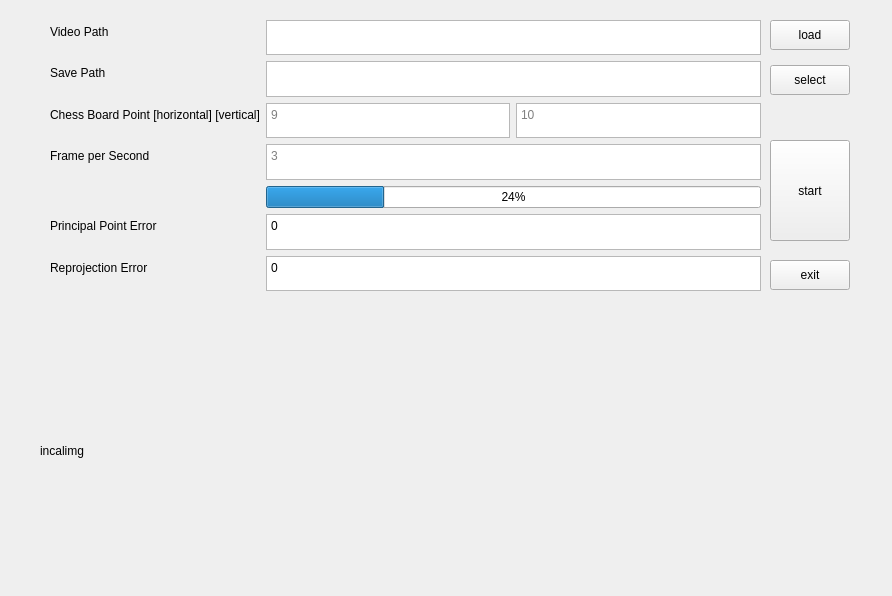
<?xml version="1.0" encoding="UTF-8"?>
<ui version="4.0">
 <class>intrinsic_param</class>
 <widget class="QDialog" name="intrinsic_param">
  <property name="geometry">
   <rect>
    <x>0</x>
    <y>0</y>
    <width>892</width>
    <height>596</height>
   </rect>
  </property>
  <property name="windowTitle">
   <string>Dialog</string>
  </property>
  <widget class="QPushButton" name="pushButton_VideoLoad">
   <property name="geometry">
    <rect>
     <x>770</x>
     <y>20</y>
     <width>80</width>
     <height>30</height>
    </rect>
   </property>
   <property name="focusPolicy">
    <enum>Qt::NoFocus</enum>
   </property>
   <property name="text">
    <string>load</string>
   </property>
  </widget>
  <widget class="QPushButton" name="pushButton_exit">
   <property name="geometry">
    <rect>
     <x>770</x>
     <y>260</y>
     <width>80</width>
     <height>30</height>
    </rect>
   </property>
   <property name="focusPolicy">
    <enum>Qt::NoFocus</enum>
   </property>
   <property name="text">
    <string>exit</string>
   </property>
  </widget>
  <widget class="QWidget" name="formLayoutWidget">
   <property name="geometry">
    <rect>
     <x>50</x>
     <y>20</y>
     <width>711</width>
     <height>271</height>
    </rect>
   </property>
   <layout class="QFormLayout" name="formLayout">
    <item row="0" column="0">
     <widget class="QLabel" name="label_VideoPath">
      <property name="text">
       <string>Video Path</string>
      </property>
     </widget>
    </item>
    <item row="0" column="1">
     <widget class="QTextBrowser" name="textBrowser_VideoPath">
      <property name="focusPolicy">
       <enum>Qt::NoFocus</enum>
      </property>
      <property name="autoFormatting">
       <set>QTextEdit::AutoNone</set>
      </property>
      <property name="tabChangesFocus">
       <bool>true</bool>
      </property>
      <property name="tabStopWidth">
       <number>80</number>
      </property>
     </widget>
    </item>
    <item row="1" column="0">
     <widget class="QLabel" name="label_SavePath">
      <property name="text">
       <string>Save Path</string>
      </property>
     </widget>
    </item>
    <item row="1" column="1">
     <widget class="QTextBrowser" name="textBrowser_SavePath">
      <property name="focusPolicy">
       <enum>Qt::NoFocus</enum>
      </property>
      <property name="tabChangesFocus">
       <bool>true</bool>
      </property>
     </widget>
    </item>
    <item row="2" column="0">
     <widget class="QLabel" name="label_ChessBoard">
      <property name="text">
       <string>Chess Board Point [horizontal] [vertical]</string>
      </property>
     </widget>
    </item>
    <item row="2" column="1">
     <layout class="QHBoxLayout" name="horizontalLayout_5">
      <item>
       <widget class="QTextEdit" name="textEdit_ChessHorizontal">
        <property name="tabChangesFocus">
         <bool>true</bool>
        </property>
        <property name="placeholderText">
         <string notr="true">9</string>
        </property>
       </widget>
      </item>
      <item>
       <widget class="QTextEdit" name="textEdit_ChessVertical">
        <property name="tabChangesFocus">
         <bool>true</bool>
        </property>
        <property name="placeholderText">
         <string notr="true">10</string>
        </property>
       </widget>
      </item>
     </layout>
    </item>
    <item row="3" column="0">
     <widget class="QLabel" name="label">
      <property name="text">
       <string>Frame per Second</string>
      </property>
     </widget>
    </item>
    <item row="3" column="1">
     <widget class="QTextEdit" name="textEdit_FPS">
      <property name="tabChangesFocus">
       <bool>true</bool>
      </property>
      <property name="placeholderText">
       <string notr="true">3</string>
      </property>
     </widget>
    </item>
    <item row="4" column="1">
     <widget class="QProgressBar" name="progressBar_calProcess">
      <property name="maximum">
       <number>100</number>
      </property>
      <property name="value">
       <number>24</number>
      </property>
     </widget>
    </item>
    <item row="6" column="0">
     <widget class="QLabel" name="label_PrincipalPointError">
      <property name="text">
       <string>Principal Point Error</string>
      </property>
     </widget>
    </item>
    <item row="6" column="1">
     <widget class="QTextBrowser" name="textBrowser_PrincipaPointError">
      <property name="focusPolicy">
       <enum>Qt::NoFocus</enum>
      </property>
      <property name="tabChangesFocus">
       <bool>true</bool>
      </property>
      <property name="html">
       <string>&lt;!DOCTYPE HTML PUBLIC &quot;-//W3C//DTD HTML 4.0//EN&quot; &quot;http://www.w3.org/TR/REC-html40/strict.dtd&quot;&gt;
&lt;html&gt;&lt;head&gt;&lt;meta name=&quot;qrichtext&quot; content=&quot;1&quot; /&gt;&lt;style type=&quot;text/css&quot;&gt;
p, li { white-space: pre-wrap; }
&lt;/style&gt;&lt;/head&gt;&lt;body style=&quot; font-family:'Sans Serif'; font-size:9pt; font-weight:400; font-style:normal;&quot;&gt;
&lt;p style=&quot; margin-top:0px; margin-bottom:0px; margin-left:0px; margin-right:0px; -qt-block-indent:0; text-indent:0px;&quot;&gt;0&lt;/p&gt;&lt;/body&gt;&lt;/html&gt;</string>
      </property>
     </widget>
    </item>
    <item row="7" column="0">
     <widget class="QLabel" name="label_ReprojectError">
      <property name="text">
       <string>Reprojection Error</string>
      </property>
     </widget>
    </item>
    <item row="7" column="1">
     <widget class="QTextBrowser" name="textBrowser_ReprojectionError">
      <property name="focusPolicy">
       <enum>Qt::NoFocus</enum>
      </property>
      <property name="tabChangesFocus">
       <bool>true</bool>
      </property>
      <property name="html">
       <string>&lt;!DOCTYPE HTML PUBLIC &quot;-//W3C//DTD HTML 4.0//EN&quot; &quot;http://www.w3.org/TR/REC-html40/strict.dtd&quot;&gt;
&lt;html&gt;&lt;head&gt;&lt;meta name=&quot;qrichtext&quot; content=&quot;1&quot; /&gt;&lt;style type=&quot;text/css&quot;&gt;
p, li { white-space: pre-wrap; }
&lt;/style&gt;&lt;/head&gt;&lt;body style=&quot; font-family:'Sans Serif'; font-size:9pt; font-weight:400; font-style:normal;&quot;&gt;
&lt;p style=&quot; margin-top:0px; margin-bottom:0px; margin-left:0px; margin-right:0px; -qt-block-indent:0; text-indent:0px;&quot;&gt;0&lt;/p&gt;&lt;/body&gt;&lt;/html&gt;</string>
      </property>
     </widget>
    </item>
   </layout>
  </widget>
  <widget class="QPushButton" name="pushButton_SavePath">
   <property name="geometry">
    <rect>
     <x>770</x>
     <y>65</y>
     <width>80</width>
     <height>30</height>
    </rect>
   </property>
   <property name="focusPolicy">
    <enum>Qt::NoFocus</enum>
   </property>
   <property name="text">
    <string>select</string>
   </property>
  </widget>
  <widget class="QPushButton" name="pushButton_Start">
   <property name="geometry">
    <rect>
     <x>770</x>
     <y>140</y>
     <width>80</width>
     <height>101</height>
    </rect>
   </property>
   <property name="focusPolicy">
    <enum>Qt::NoFocus</enum>
   </property>
   <property name="text">
    <string>start</string>
   </property>
  </widget>
  <widget class="QLabel" name="Label_inCalImg">
   <property name="geometry">
    <rect>
     <x>40</x>
     <y>330</y>
     <width>801</width>
     <height>241</height>
    </rect>
   </property>
   <property name="text">
    <string>incalimg</string>
   </property>
  </widget>
 </widget>
 <tabstops>
  <tabstop>textEdit_ChessHorizontal</tabstop>
  <tabstop>textEdit_ChessVertical</tabstop>
  <tabstop>textEdit_FPS</tabstop>
  <tabstop>textBrowser_PrincipaPointError</tabstop>
  <tabstop>textBrowser_ReprojectionError</tabstop>
  <tabstop>pushButton_VideoLoad</tabstop>
  <tabstop>pushButton_exit</tabstop>
  <tabstop>textBrowser_VideoPath</tabstop>
  <tabstop>textBrowser_SavePath</tabstop>
  <tabstop>pushButton_SavePath</tabstop>
  <tabstop>pushButton_Start</tabstop>
 </tabstops>
 <resources/>
 <connections/>
</ui>
